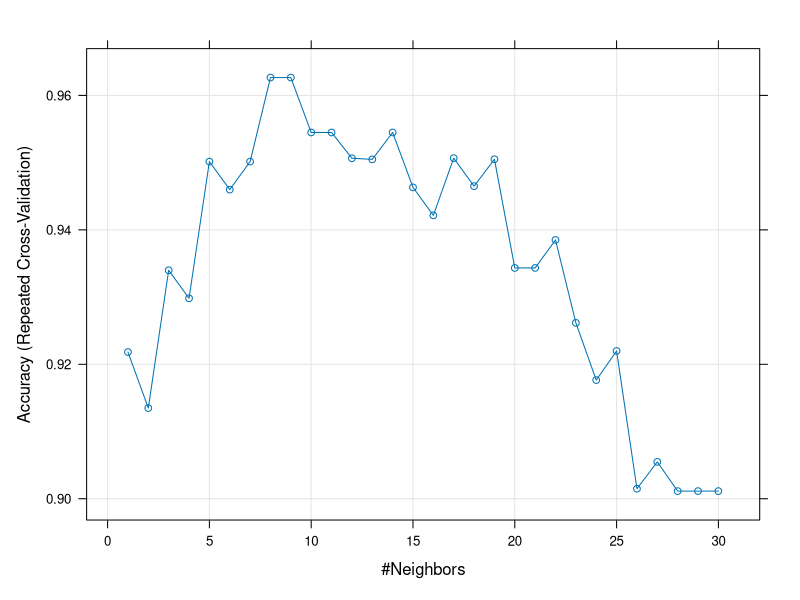

Write the R code that produced this figure.

#---------------------about project----------------------

# in this project we will use KNN algorithm on the IRIS data set
# we will build a model that can predict the the species 


#---------------------- data-------------------------

head(iris)

#------------------ model----------------------------

# splitting data to training and testing set
set.seed(123)

split <- sample(2, nrow(iris), replace = T, prob = c(0.8,0.2))

train <- iris[split==1,]
test <- iris[split==2,]

labels <- train$Species

library(caret)
library(pROC)

# validation method- repeated cross validation
Control=trainControl(method="repeatedcv",
                     number = 5,
                     repeats = 2)

set.seed(1234) 


model <- train(Species ~., 
               data = train,
               tuneGrid=expand.grid(k=1:30),
               method="knn",
               trControl=Control,
               preProc=c("center","scale"))


model 

# optimal model visualization

plot(model)

# variable importance

varImp(model) 

# predicting test data

pred <- predict(model, newdata= test) 

# confusion matrix

confusionMatrix(pred, test$Species)
